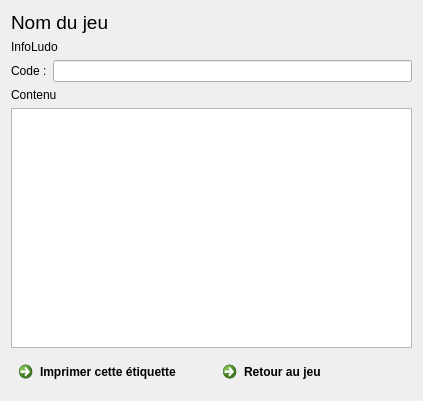
<?xml version="1.0" encoding="UTF-8"?>
<ui version="4.0">
 <class>F_ImprimerEtiquetteJeu</class>
 <widget class="QDialog" name="F_ImprimerEtiquetteJeu">
  <property name="geometry">
   <rect>
    <x>0</x>
    <y>0</y>
    <width>423</width>
    <height>401</height>
   </rect>
  </property>
  <property name="windowTitle">
   <string>Impression d'une étiquette d'un jeu</string>
  </property>
  <layout class="QGridLayout" name="gridLayout">
   <item row="0" column="0">
    <layout class="QVBoxLayout" name="verticalLayout_2">
     <item>
      <widget class="QLabel" name="Lb_NomJeu">
       <property name="font">
        <font>
         <pointsize>14</pointsize>
         <weight>50</weight>
         <bold>false</bold>
        </font>
       </property>
       <property name="text">
        <string>Nom du jeu</string>
       </property>
      </widget>
     </item>
     <item>
      <layout class="QHBoxLayout" name="horizontalLayout_3">
       <item>
        <widget class="QLabel" name="Lb_InfoLudo">
         <property name="text">
          <string>InfoLudo</string>
         </property>
        </widget>
       </item>
      </layout>
     </item>
    </layout>
   </item>
   <item row="1" column="0">
    <layout class="QHBoxLayout" name="horizontalLayout">
     <item>
      <widget class="QLabel" name="Lb_Code">
       <property name="text">
        <string>Code :</string>
       </property>
      </widget>
     </item>
     <item>
      <widget class="QLineEdit" name="Le_CodeJeu">
       <property name="readOnly">
        <bool>true</bool>
       </property>
      </widget>
     </item>
    </layout>
   </item>
   <item row="2" column="0">
    <layout class="QVBoxLayout" name="verticalLayout">
     <item>
      <widget class="QLabel" name="Lb_Contenu">
       <property name="text">
        <string>Contenu</string>
       </property>
      </widget>
     </item>
     <item>
      <widget class="QTextEdit" name="TxE_Contenu"/>
     </item>
    </layout>
   </item>
   <item row="3" column="0">
    <layout class="QHBoxLayout" name="horizontalLayout_2">
     <item>
      <widget class="QCommandLinkButton" name="Bt_Imprimer">
       <property name="text">
        <string>Imprimer cette étiquette</string>
       </property>
       <property name="icon">
        <iconset resource="ImagesIcones.qrc">
         <normaloff>:/Valider.png</normaloff>:/Valider.png</iconset>
       </property>
      </widget>
     </item>
     <item>
      <widget class="QCommandLinkButton" name="Bt_Quitter">
       <property name="text">
        <string>Retour au jeu</string>
       </property>
       <property name="icon">
        <iconset resource="ImagesIcones.qrc">
         <normaloff>:/Annuler.png</normaloff>:/Annuler.png</iconset>
       </property>
      </widget>
     </item>
    </layout>
   </item>
  </layout>
 </widget>
 <resources>
  <include location="ImagesIcones.qrc"/>
 </resources>
 <connections/>
</ui>
